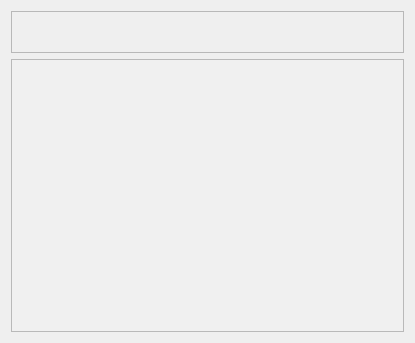
          <widget class="QWidget" name="pageNavtexParams">
           <property name="geometry">
            <rect>
             <x>0</x>
             <y>0</y>
             <width>415</width>
             <height>343</height>
            </rect>
           </property>
           <attribute name="label">
            <string>Параметры станции</string>
           </attribute>
           <layout class="QVBoxLayout" name="verticalLayout_7">
            <item>
             <widget class="QFrame" name="graphControlFrame_3">
              <property name="frameShape">
               <enum>QFrame::StyledPanel</enum>
              </property>
              <property name="frameShadow">
               <enum>QFrame::Raised</enum>
              </property>
              <layout class="QHBoxLayout" name="horizontalLayout_13">
               <item>
                <widget class="QPushButton" name="bnEditNAVTEX">
                 <property name="sizePolicy">
                  <sizepolicy hsizetype="Fixed" vsizetype="Fixed">
                   <horstretch>0</horstretch>
                   <verstretch>0</verstretch>
                  </sizepolicy>
                 </property>
                 <property name="text">
                  <string/>
                 </property>
                 <property name="icon">
                  <iconset resource="res.qrc">
                   <normaloff>:/buttons/Icons/Pen.ico</normaloff>:/buttons/Icons/Pen.ico</iconset>
                 </property>
                 <property name="flat">
                  <bool>true</bool>
                 </property>
                </widget>
               </item>
               <item>
                <widget class="QPushButton" name="bnSetActive_2">
                 <property name="sizePolicy">
                  <sizepolicy hsizetype="Fixed" vsizetype="Fixed">
                   <horstretch>0</horstretch>
                   <verstretch>0</verstretch>
                  </sizepolicy>
                 </property>
                 <property name="text">
                  <string/>
                 </property>
                 <property name="icon">
                  <iconset resource="res.qrc">
                   <normaloff>:/buttons/Icons/Hand.ico</normaloff>:/buttons/Icons/Hand.ico</iconset>
                 </property>
                 <property name="flat">
                  <bool>true</bool>
                 </property>
                </widget>
               </item>
               <item>
                <spacer name="horizontalSpacer_4">
                 <property name="orientation">
                  <enum>Qt::Horizontal</enum>
                 </property>
                 <property name="sizeHint" stdset="0">
                  <size>
                   <width>129</width>
                   <height>20</height>
                  </size>
                 </property>
                </spacer>
               </item>
               <item>
                <widget class="QPushButton" name="bnVesselPosition_2">
                 <property name="sizePolicy">
                  <sizepolicy hsizetype="Fixed" vsizetype="Fixed">
                   <horstretch>0</horstretch>
                   <verstretch>0</verstretch>
                  </sizepolicy>
                 </property>
                 <property name="text">
                  <string/>
                 </property>
                 <property name="icon">
                  <iconset resource="res.qrc">
                   <normaloff>:/buttons/Icons/Info2.ico</normaloff>:/buttons/Icons/Info2.ico</iconset>
                 </property>
                 <property name="flat">
                  <bool>true</bool>
                 </property>
                </widget>
               </item>
              </layout>
             </widget>
            </item>
            <item>
             <widget class="QTextEdit" name="textNAVTEXParams">
              <property name="font">
               <font>
                <weight>50</weight>
                <bold>false</bold>
               </font>
              </property>
              <property name="styleSheet">
               <string notr="true">background-color: rgb(240, 240, 240);</string>
              </property>
              <property name="readOnly">
               <bool>true</bool>
              </property>
             </widget>
            </item>
           </layout>
          </widget>
